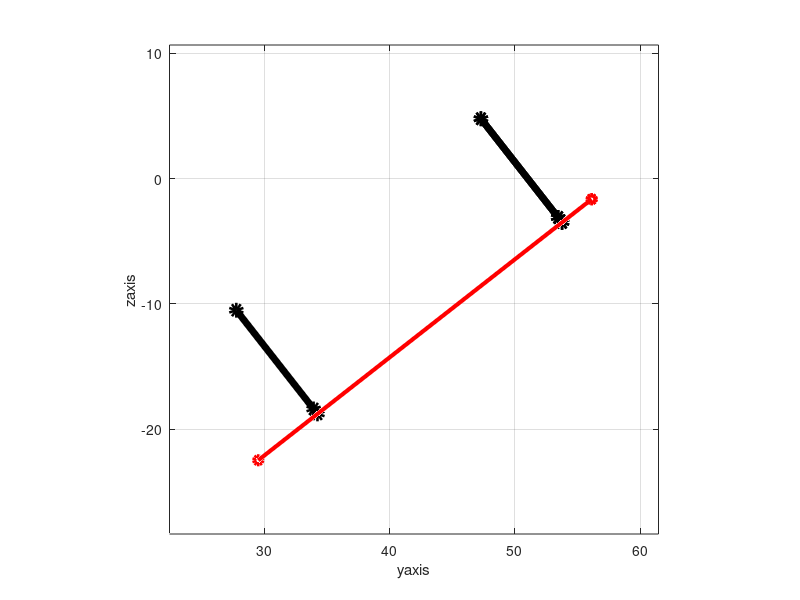

This figure's MATLAB source:
%stationary phase
view(45,45)
platept_1 = [0,0,0,1]'
platept_2 = [39,0,0,1]'
platept_3 = [39/2,39*sin(pi/3),0,1]'
x1=platept_1(1);
y1=platept_1(2);
z1=platept_1(3);
x2=platept_2(1);
y2=platept_2(2);
z2=platept_2(3);
x3=platept_3(1);
y3=platept_3(2);
z3=platept_3(3);
hippt_1 = [6*cos(pi/6),6*sin(pi/6),0,1]'
hippt_2 = [39-6*cos(pi/6),6*sin(pi/6),0,1]'
hippt_3 = [39/2,39*sin(pi/3)-6,0,1]'
x4=hippt_1(1);
y4=hippt_1(2);
z4=hippt_1(3);
x5=hippt_2(1);
y5=hippt_2(2);
z5=hippt_2(3);
x6=hippt_3(1);
y6=hippt_3(2);
z6=hippt_3(3);
footpt_1 = [6*cos(pi/6),6*sin(pi/6),-10.5,1]'
footpt_2 = [39-6*cos(pi/6),6*sin(pi/6),-10.5,1]'
footpt_3 = [39/2,39*sin(pi/3)-6,-10.5,1]'
sprpt_1 = [6*cos(pi/6),6*sin(pi/6),-0.5,1]'
sprpt_2 = [39-6*cos(pi/6),6*sin(pi/6),-0.5,1]'
sprpt_3 = [39/2,39*sin(pi/3)-6,-0.5,1]'
x7=footpt_1(1);
y7=footpt_1(2);
z7=footpt_1(3);
x8=footpt_2(1);
y8=footpt_2(2);
z8=footpt_2(3);
x9=footpt_3(1);
y9=footpt_3(2);
z9=footpt_3(3);
x10=sprpt_1(1);
y10=sprpt_1(2);
z10=sprpt_1(3);
x11=sprpt_2(1);
y11=sprpt_2(2);
z11=sprpt_2(3);
x12=sprpt_3(1);
y12=sprpt_3(2);
z12=sprpt_3(3);
X=[x1,x2,x3,x1];
Y=[y1,y2,y3,y1];
Z=[z1,z2,z3,z1];
%plot3(X,Y,Z,'k-o','LineWidth',3)

%plot3([x1,x3],[y1,y3],[z1,z3],'k-o','LineWidth',3)
for i=-0.5:-0.01:-1.5
    z10=i
    z11=i
    
   
    
    plot3(X,Y,Z,'k-o','linewidth',3)
    hold on;
    plot3([x4,x10,x7],[y4,y10,y7],[z4,z10,z7],'r-o','LineWidth',5)
    hold on
    plot3([x5,x11,x8],[y5,y11,y8],[z5,z11,z8],'r-o','LineWidth',5)
    hold on
    plot3([x6,x12,x9],[y6,y12,y9],[z6,z12,z9],'r-o','LineWidth',5)
    hold off
    hold off
    hold off
   grid on;
   box on;
   axis equal;
   view(45,45);
    
    pause(0.01)
    
    
    
end    
for i=-1.5:0.01:0.3125
	z10=i
	z11=i

	plot3(X,Y,Z,'k-o','linewidth',3)
    hold on;
    plot3([x4,x10,x7],[y4,y10,y7],[z4,z10,z7],'r-o','LineWidth',5)
    hold on
    plot3([x5,x11,x8],[y5,y11,y8],[z5,z11,z8],'r-o','LineWidth',5)
    hold on
    plot3([x6,x12,x9],[y6,y12,y9],[z6,z12,z9],'r-o','LineWidth',5)
    hold off
    hold off
    hold off
    grid on;
    box on;
    axis equal;
    view(45,45);
   
    
    pause(0.01)
end
hold on
plot3(X,Y,Z,'k-o','LineWidth',3)
hold on
t0=0;
tf=20;
x0=0;
xdot0=0;
IC=[x0,xdot0];
timespan=[t0:3:tf];
sdot=@(t,s) [s(2);-t-s(1)-s(2)]
[time,state_values]=ode45(sdot,timespan,IC);
%plot(time,state_values(:,1))
for t= 0:pi/350:pi/15
rotate=[[1,0,0,0];[0,cos(-t),-sin(-t),0];[0,sin(-t),cos(-t),0];[0,0,0,1]]
bringback=[[1,0,0,-x9];[0,1,0,-y9];[0,0,1,-z9];[0,0,0,1]]
bringback2=[[1,0,0,x9];[0,1,0,y9];[0,0,1,z9];[0,0,0,1]]

platept_1=bringback2*rotate*bringback*platept_1
platept_2=bringback2*rotate*bringback*platept_2
platept_3=bringback2*rotate*bringback*platept_3
x1=platept_1(1);
y1=platept_1(2);
z1=platept_1(3);
x2=platept_2(1);
y2=platept_2(2);
z2=platept_2(3);
x3=platept_3(1);
y3=platept_3(2);
z3=platept_3(3);
X=[x1,x2,x3,x1];
Y=[y1,y2,y3,y1];
Z=[z1,z2,z3,z1];

hippt_1=bringback2*rotate*bringback*hippt_1
hippt_2=bringback2*rotate*bringback*hippt_2		
hippt_3=bringback2*rotate*bringback*hippt_3
sprpt_1=bringback2*rotate*bringback*sprpt_1
sprpt_2=bringback2*rotate*bringback*sprpt_2
sprpt_3=bringback2*rotate*bringback*sprpt_3
footpt_1=bringback2*rotate*bringback*footpt_1
footpt_2=bringback2*rotate*bringback*footpt_2
x12=sprpt_3(1);
y12=sprpt_3(2);
z12=sprpt_3(3);
x6=hippt_3(1);
y6=hippt_3(2);
z6=hippt_3(3);
x7=footpt_1(1);
y7=footpt_1(2);
z7=footpt_1(3);
x8=footpt_2(1);
y8=footpt_2(2);
z8=footpt_2(3);
x4=hippt_1(1);
y4=hippt_1(2);
z4=hippt_1(3);
x5=hippt_2(1);
y5=hippt_2(2);
z5=hippt_2(3);
x10=sprpt_1(1);
y10=sprpt_1(2);
z10=sprpt_1(3);
x11=sprpt_2(1);
y11=sprpt_2(2);
z11=sprpt_2(3);
plot3(X,Y,Z,'r-o','LineWidth',3)
hold on;
    plot3([x6,x12,x9],[y6,y12,y9],[z6,z12,z9],'k-o','LineWidth',5)
 plot3([x4,x10,x7],[y4,y10,y7],[z4,z10,z7],'k-o','LineWidth',5)
    plot3([x5,x11,x8],[y5,y11,y8],[z5,z11,z8],'k-o','LineWidth',5)
    grid on; 
    box on; 
    axis equal;
    xlabel('xaxis');
    ylabel('yaxis');
    zlabel('zaxis');
    
    view(90,0)
    hold off;
pause(0.1)
end
